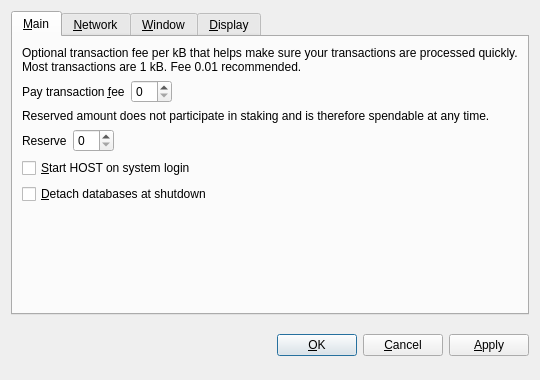
<?xml version="1.0" encoding="UTF-8"?>
<ui version="4.0">
 <class>OptionsDialog</class>
 <widget class="QDialog" name="OptionsDialog">
  <property name="geometry">
   <rect>
    <x>0</x>
    <y>0</y>
    <width>540</width>
    <height>380</height>
   </rect>
  </property>
  <property name="windowTitle">
   <string>Options</string>
  </property>
  <property name="modal">
   <bool>true</bool>
  </property>
  <layout class="QVBoxLayout" name="verticalLayout">
   <item>
    <widget class="QTabWidget" name="tabWidget">
     <property name="tabPosition">
      <enum>QTabWidget::North</enum>
     </property>
     <property name="currentIndex">
      <number>0</number>
     </property>
     <widget class="QWidget" name="tabMain">
      <attribute name="title">
       <string>&amp;Main</string>
      </attribute>
      <layout class="QVBoxLayout" name="verticalLayout_Main">
       <item>
        <widget class="QLabel" name="transactionFeeInfoLabel">
         <property name="text">
          <string>Optional transaction fee per kB that helps make sure your transactions are processed quickly. Most transactions are 1 kB. Fee 0.01 recommended.</string>
         </property>
         <property name="textFormat">
          <enum>Qt::PlainText</enum>
         </property>
         <property name="wordWrap">
          <bool>true</bool>
         </property>
        </widget>
       </item>
       <item>
        <layout class="QHBoxLayout" name="horizontalLayoutFee">
         <item>
          <widget class="QLabel" name="transactionFeeLabel">
           <property name="text">
            <string>Pay transaction &amp;fee</string>
           </property>
           <property name="textFormat">
            <enum>Qt::PlainText</enum>
           </property>
           <property name="buddy">
            <cstring>transactionFee</cstring>
           </property>
          </widget>
         </item>
         <item>
          <widget class="BitcoinAmountField" name="transactionFee"/>
         </item>
         <item>
          <spacer name="horizontalSpacerFee">
           <property name="orientation">
            <enum>Qt::Horizontal</enum>
           </property>
           <property name="sizeHint" stdset="0">
            <size>
             <width>40</width>
             <height>20</height>
            </size>
           </property>
          </spacer>
         </item>
        </layout>
       </item>
       <item>
        <widget class="QLabel" name="reserveBalanceInfoLabel">
         <property name="text">
          <string>Reserved amount does not participate in staking and is therefore spendable at any time.</string>
         </property>
         <property name="textFormat">
          <enum>Qt::PlainText</enum>
         </property>
         <property name="wordWrap">
          <bool>true</bool>
         </property>
        </widget>
       </item>
       <item>
        <layout class="QHBoxLayout" name="horizontalLayoutReserveBalance">
         <item>
          <widget class="QLabel" name="reserveBalanceLabel">
           <property name="text">
            <string>Reserve</string>
           </property>
           <property name="textFormat">
            <enum>Qt::PlainText</enum>
           </property>
           <property name="buddy">
            <cstring>reserveBalance</cstring>
           </property>
          </widget>
         </item>
         <item>
          <widget class="BitcoinAmountField" name="reserveBalance"/>
         </item>
         <item>
          <spacer name="horizontalSpacerReserveBalance">
           <property name="orientation">
            <enum>Qt::Horizontal</enum>
           </property>
           <property name="sizeHint" stdset="0">
            <size>
             <width>40</width>
             <height>20</height>
            </size>
           </property>
          </spacer>
         </item>
        </layout>
       </item>
       <item>
        <widget class="QCheckBox" name="bitcoinAtStartup">
         <property name="toolTip">
          <string>Automatically start HOST after logging in to the system.</string>
         </property>
         <property name="text">
          <string>&amp;Start HOST on system login</string>
         </property>
        </widget>
       </item>
       <item>
        <widget class="QCheckBox" name="detachDatabases">
         <property name="toolTip">
          <string>Detach block and address databases at shutdown. This means they can be moved to another data directory, but it slows down shutdown. The wallet is always detached.</string>
         </property>
         <property name="text">
          <string>&amp;Detach databases at shutdown</string>
         </property>
        </widget>
       </item>
       <item>
        <spacer name="verticalSpacer_Main">
         <property name="orientation">
          <enum>Qt::Vertical</enum>
         </property>
         <property name="sizeHint" stdset="0">
          <size>
           <width>20</width>
           <height>40</height>
          </size>
         </property>
        </spacer>
       </item>
      </layout>
     </widget>
     <widget class="QWidget" name="tabNetwork">
      <attribute name="title">
       <string>&amp;Network</string>
      </attribute>
      <layout class="QVBoxLayout" name="verticalLayout_Network">
       <item>
        <widget class="QCheckBox" name="mapPortUpnp">
         <property name="toolTip">
          <string>Automatically open the HOST client port on the router. This only works when your router supports UPnP and it is enabled.</string>
         </property>
         <property name="text">
          <string>Map port using &amp;UPnP</string>
         </property>
        </widget>
       </item>
       <item>
        <widget class="QCheckBox" name="connectSocks">
         <property name="toolTip">
          <string>Connect to the HOST network through a SOCKS proxy (e.g. when connecting through Tor).</string>
         </property>
         <property name="text">
          <string>&amp;Connect through SOCKS proxy:</string>
         </property>
        </widget>
       </item>
       <item>
        <layout class="QHBoxLayout" name="horizontalLayout_Network">
         <item>
          <widget class="QLabel" name="proxyIpLabel">
           <property name="text">
            <string>Proxy &amp;IP:</string>
           </property>
           <property name="textFormat">
            <enum>Qt::PlainText</enum>
           </property>
           <property name="buddy">
            <cstring>proxyIp</cstring>
           </property>
          </widget>
         </item>
         <item>
          <widget class="QValidatedLineEdit" name="proxyIp">
           <property name="maximumSize">
            <size>
             <width>140</width>
             <height>16777215</height>
            </size>
           </property>
           <property name="toolTip">
            <string>IP address of the proxy (e.g. 127.0.0.1)</string>
           </property>
          </widget>
         </item>
         <item>
          <widget class="QLabel" name="proxyPortLabel">
           <property name="text">
            <string>&amp;Port:</string>
           </property>
           <property name="textFormat">
            <enum>Qt::PlainText</enum>
           </property>
           <property name="buddy">
            <cstring>proxyPort</cstring>
           </property>
          </widget>
         </item>
         <item>
          <widget class="QLineEdit" name="proxyPort">
           <property name="maximumSize">
            <size>
             <width>55</width>
             <height>16777215</height>
            </size>
           </property>
           <property name="toolTip">
            <string>Port of the proxy (e.g. 9050)</string>
           </property>
          </widget>
         </item>
         <item>
          <widget class="QLabel" name="socksVersionLabel">
           <property name="text">
            <string>SOCKS &amp;Version:</string>
           </property>
           <property name="textFormat">
            <enum>Qt::PlainText</enum>
           </property>
           <property name="buddy">
            <cstring>socksVersion</cstring>
           </property>
          </widget>
         </item>
         <item>
          <widget class="QValueComboBox" name="socksVersion">
           <property name="toolTip">
            <string>SOCKS version of the proxy (e.g. 5)</string>
           </property>
          </widget>
         </item>
         <item>
          <spacer name="horizontalSpacer_Network">
           <property name="orientation">
            <enum>Qt::Horizontal</enum>
           </property>
           <property name="sizeHint" stdset="0">
            <size>
             <width>40</width>
             <height>20</height>
            </size>
           </property>
          </spacer>
         </item>
        </layout>
       </item>
       <item>
        <spacer name="verticalSpacer_Network">
         <property name="orientation">
          <enum>Qt::Vertical</enum>
         </property>
         <property name="sizeHint" stdset="0">
          <size>
           <width>20</width>
           <height>40</height>
          </size>
         </property>
        </spacer>
       </item>
      </layout>
     </widget>
     <widget class="QWidget" name="tabWindow">
      <attribute name="title">
       <string>&amp;Window</string>
      </attribute>
      <layout class="QVBoxLayout" name="verticalLayout_Window">
       <item>
        <widget class="QCheckBox" name="minimizeToTray">
         <property name="toolTip">
          <string>Show only a tray icon after minimizing the window.</string>
         </property>
         <property name="text">
          <string>&amp;Minimize to the tray instead of the taskbar</string>
         </property>
        </widget>
       </item>
       <item>
        <widget class="QCheckBox" name="minimizeOnClose">
         <property name="toolTip">
          <string>Minimize instead of exit the application when the window is closed. When this option is enabled, the application will be closed only after selecting Quit in the menu.</string>
         </property>
         <property name="text">
          <string>M&amp;inimize on close</string>
         </property>
        </widget>
       </item>
       <item>
        <spacer name="verticalSpacer_Window">
         <property name="orientation">
          <enum>Qt::Vertical</enum>
         </property>
         <property name="sizeHint" stdset="0">
          <size>
           <width>20</width>
           <height>40</height>
          </size>
         </property>
        </spacer>
       </item>
      </layout>
     </widget>
     <widget class="QWidget" name="tabDisplay">
      <attribute name="title">
       <string>&amp;Display</string>
      </attribute>
      <layout class="QVBoxLayout" name="verticalLayout_Display">
       <item>
        <layout class="QHBoxLayout" name="horizontalLayout_1_Display">
         <item>
          <widget class="QLabel" name="langLabel">
           <property name="text">
            <string>User Interface &amp;language:</string>
           </property>
           <property name="textFormat">
            <enum>Qt::PlainText</enum>
           </property>
           <property name="buddy">
            <cstring>lang</cstring>
           </property>
          </widget>
         </item>
         <item>
          <widget class="QValueComboBox" name="lang">
           <property name="toolTip">
            <string>The user interface language can be set here. This setting will take effect after restarting HOST.</string>
           </property>
          </widget>
         </item>
        </layout>
       </item>
       <item>
        <layout class="QHBoxLayout" name="horizontalLayout_2_Display">
         <item>
          <widget class="QLabel" name="unitLabel">
           <property name="text">
            <string>&amp;Unit to show amounts in:</string>
           </property>
           <property name="textFormat">
            <enum>Qt::PlainText</enum>
           </property>
           <property name="buddy">
            <cstring>unit</cstring>
           </property>
          </widget>
         </item>
         <item>
          <widget class="QValueComboBox" name="unit">
           <property name="toolTip">
            <string>Choose the default subdivision unit to show in the interface and when sending coins.</string>
           </property>
          </widget>
         </item>
        </layout>
       </item>
        <item>
        <widget class="QCheckBox" name="useHOSTTheme">
         <property name="text">
          <string>Use HOST visual theme (requires restart)</string>
         </property>
        </widget>
       </item>
       <item>
        <widget class="QCheckBox" name="displayAddresses">
         <property name="toolTip">
          <string>Whether to show HOST addresses in the transaction list or not.</string>
         </property>
         <property name="text">
          <string>&amp;Display addresses in transaction list</string>
         </property>
        </widget>
       </item>
       <item>
        <widget class="QCheckBox" name="coinControlFeatures">
         <property name="toolTip">
          <string>Whether to show coin control features or not.</string>
         </property>
         <property name="text">
          <string>Display coin &amp;control features (experts only!)</string>
         </property>
        </widget>
       </item>
       <item>
        <spacer name="verticalSpacer_Display">
         <property name="orientation">
          <enum>Qt::Vertical</enum>
         </property>
         <property name="sizeHint" stdset="0">
          <size>
           <width>20</width>
           <height>40</height>
          </size>
         </property>
        </spacer>
       </item>
      </layout>
     </widget>
    </widget>
   </item>
   <item>
    <layout class="QHBoxLayout" name="horizontalLayout_Buttons">
     <item>
      <spacer name="horizontalSpacer_1">
       <property name="orientation">
        <enum>Qt::Horizontal</enum>
       </property>
       <property name="sizeHint" stdset="0">
        <size>
         <width>40</width>
         <height>48</height>
        </size>
       </property>
      </spacer>
     </item>
     <item>
      <widget class="QLabel" name="statusLabel">
       <property name="font">
        <font>
         <weight>75</weight>
         <bold>true</bold>
        </font>
       </property>
       <property name="text">
        <string/>
       </property>
       <property name="textFormat">
        <enum>Qt::PlainText</enum>
       </property>
       <property name="wordWrap">
        <bool>true</bool>
       </property>
      </widget>
     </item>
     <item>
      <spacer name="horizontalSpacer_2">
       <property name="orientation">
        <enum>Qt::Horizontal</enum>
       </property>
       <property name="sizeHint" stdset="0">
        <size>
         <width>40</width>
         <height>48</height>
        </size>
       </property>
      </spacer>
     </item>
     <item>
      <widget class="QPushButton" name="okButton">
       <property name="text">
        <string>&amp;OK</string>
       </property>
      </widget>
     </item>
     <item>
      <widget class="QPushButton" name="cancelButton">
       <property name="text">
        <string>&amp;Cancel</string>
       </property>
       <property name="autoDefault">
        <bool>false</bool>
       </property>
      </widget>
     </item>
     <item>
      <widget class="QPushButton" name="applyButton">
       <property name="text">
        <string>&amp;Apply</string>
       </property>
       <property name="autoDefault">
        <bool>false</bool>
       </property>
      </widget>
     </item>
    </layout>
   </item>
  </layout>
 </widget>
 <customwidgets>
  <customwidget>
   <class>BitcoinAmountField</class>
   <extends>QSpinBox</extends>
   <header>bitcoinamountfield.h</header>
  </customwidget>
  <customwidget>
   <class>QValueComboBox</class>
   <extends>QComboBox</extends>
   <header>qvaluecombobox.h</header>
  </customwidget>
  <customwidget>
   <class>QValidatedLineEdit</class>
   <extends>QLineEdit</extends>
   <header>qvalidatedlineedit.h</header>
  </customwidget>
 </customwidgets>
 <resources/>
 <connections/>
</ui>
